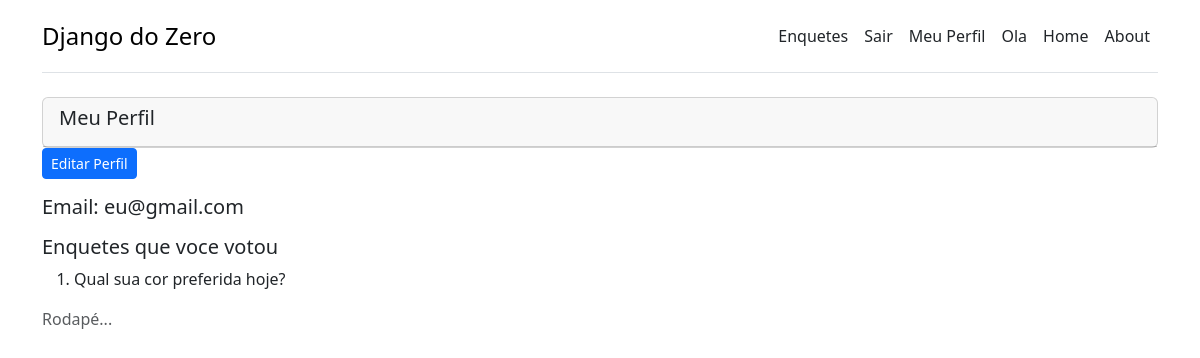
The page /accounts/profile (signed in) on the database its author committed.
### accounts/models.py (models this page shows)
class CustomUser(AbstractUser):
    data_nascimento = models.DateField("Data Nascimento", null=True, blank=True)
    cpf=models.CharField("CPF", max_length=11, null=True, blank=True)
    imagem=models.FileField(upload_to='images/user', default=None, null=True, blank=True)

### polls/models.py (models this page shows, shortened)
class QuestionUser(models.Model):
    user=models.ForeignKey(User, on_delete=models.CASCADE)
    question=models.ForeignKey(Question, on_delete=models.CASCADE)

class Question(models.Model):
    question_text = models.CharField("Pergunta", max_length=200)
    pub_date = models.DateTimeField("Data Publicacao",)
    author = models.ForeignKey(
        User,
        editable=False,
        null=True,
        on_delete=models.DO_NOTHING,
    )
    categoria = models.CharField(
        'Categoria',
        max_length=15,
        choices =[
            ('geral', 'Geral'),
            ('preferencias', 'Preferencias'),
            ('politica', 'Politica'),
        ],
        default=None,
        null=True,
    )
    end_date = models.DateTimeField('Data de Encerramento', blank=True, null=True)
    class Meta:
        verbose_name = 'Perguntax'
        verbose_name_plural = 'Perguntasx'

### accounts/views.py (the view)
# urls.py: path('accounts/profile', views.AccountTemplateView.as_view(), name='account_detail')
class AccountTemplateView(TemplateView):
    template_name = 'accounts/user_detail.html'
    context_object_name = 'user'
    def get_context_data(self, **kwargs):
        context = super(AccountTemplateView, self).get_context_data(**kwargs)
        voted = QuestionUser.objects.filter(user=self.request.user)
        context['questions_voted'] = voted
        return context

### templates/accounts/user_detail.html
{% extends "_layout_main.html" %}
{% block content %}
    <div class="card">
        <div class="card-header">
            <h5 class="card-title"> Meu Perfil</h5>
        </div>
    </div>
    <div class="card-body">
        <p>
            <a href="{% url 'account_edit_perfil' pk=user.pk %}" class="btn btn-primary btn-sm"> Editar Perfil</a>
        </p>
        <p>
            <h5> Email: {{user.email}} </h5>
        </p>
        <h5> Enquetes que voce votou </h5>
        <ol>
            {% for item in questions_voted %}
                <li>{{item.question.question_text}}</li>
            {% empty%}
                <li><h5>Voce ainda nao votou em nehuma enquete</h5></li>
            {% endfor %}
        </ol>
    </div>
{% endblock %}

### rows shown on the page
CustomUser: email "eu@gmail.com"
QuestionUser: question.question_text "Qual sua cor preferida hoje?"
